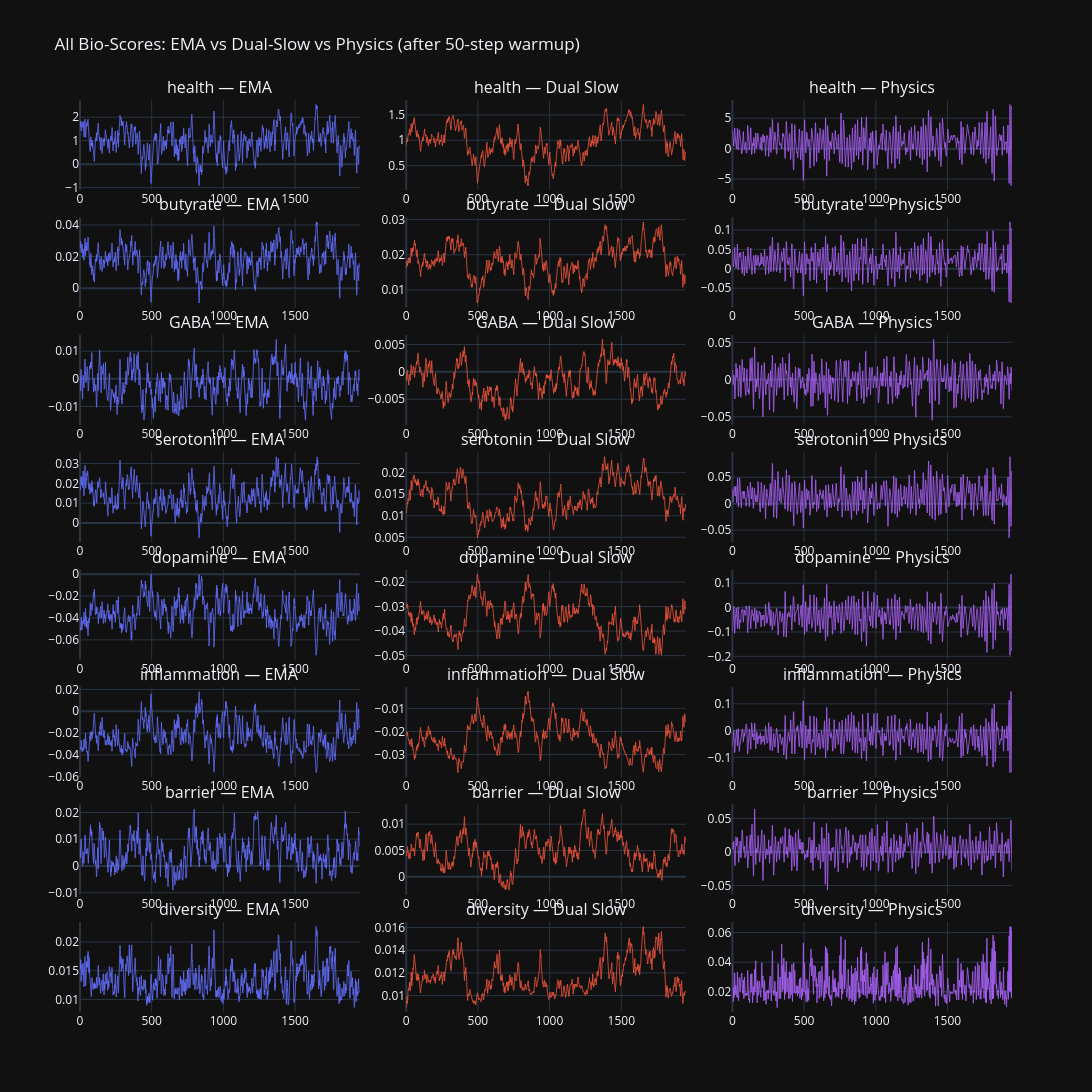

The cell this chart's notebook holds for it:
### Markdown cell above
---
## All Bio-Scores: Model Comparison

How much variation does each model produce across all 8 bio-score dimensions?

### Code cell
fig = make_subplots(rows=len(BIO_NAMES), cols=3,
    subplot_titles=[f'{name} — {model}' for name in BIO_NAMES for model in ['EMA', 'Dual Slow', 'Physics']],
    vertical_spacing=0.03, horizontal_spacing=0.05)

for i, name in enumerate(BIO_NAMES):
    row = i + 1
    warmup = 50
    fig.add_trace(go.Scatter(y=bio_ema[warmup:, i], mode='lines', line=dict(width=0.8, color='#636EFA'),
        showlegend=False), row=row, col=1)
    fig.add_trace(go.Scatter(y=bio_slow[warmup:, i], mode='lines', line=dict(width=0.8, color='#EF553B'),
        showlegend=False), row=row, col=2)
    fig.add_trace(go.Scatter(y=bio_phys[warmup:, i], mode='lines', line=dict(width=0.8, color='#AB63FA'),
        showlegend=False), row=row, col=3)

fig.update_layout(template=PLOTLY_DARK, height=200*len(BIO_NAMES), width=1200,
    title='All Bio-Scores: EMA vs Dual-Slow vs Physics (after 50-step warmup)')
fig.show()

### Figure 1 — Plotly figure (JSON) as saved in the notebook; plotly's stock layout.template omitted (floating-point values rounded to 4 significant figures; data arrays with more than 128 entries replaced by an {"elided": "..."} marker saying what was removed)
{"data": [{"line": {"color": "#636EFA", "width": 0.8}, "mode": "lines", "showlegend": false, "type": "scatter", "xaxis": "x", "y": {"elided": "1951 float values"}, "yaxis": "y"}, {"line": {"color": "#EF553B", "width": 0.8}, "mode": "lines", "showlegend": false, "type": "scatter", "xaxis": "x2", "y": {"elided": "1951 float values"}, "yaxis": "y2"}, {"line": {"color": "#AB63FA", "width": 0.8}, "mode": "lines", "showlegend": false, "type": "scatter", "xaxis": "x3", "y": {"elided": "1951 float values"}, "yaxis": "y3"}, {"line": {"color": "#636EFA", "width": 0.8}, "mode": "lines", "showlegend": false, "type": "scatter", "xaxis": "x4", "y": {"elided": "1951 float values"}, "yaxis": "y4"}, {"line": {"color": "#EF553B", "width": 0.8}, "mode": "lines", "showlegend": false, "type": "scatter", "xaxis": "x5", "y": {"elided": "1951 float values"}, "yaxis": "y5"}, {"line": {"color": "#AB63FA", "width": 0.8}, "mode": "lines", "showlegend": false, "type": "scatter", "xaxis": "x6", "y": {"elided": "1951 float values"}, "yaxis": "y6"}, {"line": {"color": "#636EFA", "width": 0.8}, "mode": "lines", "showlegend": false, "type": "scatter", "xaxis": "x7", "y": {"elided": "1951 float values"}, "yaxis": "y7"}, {"line": {"color": "#EF553B", "width": 0.8}, "mode": "lines", "showlegend": false, "type": "scatter", "xaxis": "x8", "y": {"elided": "1951 float values"}, "yaxis": "y8"}, {"line": {"color": "#AB63FA", "width": 0.8}, "mode": "lines", "showlegend": false, "type": "scatter", "xaxis": "x9", "y": {"elided": "1951 float values"}, "yaxis": "y9"}, {"line": {"color": "#636EFA", "width": 0.8}, "mode": "lines", "showlegend": false, "type": "scatter", "xaxis": "x10", "y": {"elided": "1951 float values"}, "yaxis": "y10"}, {"line": {"color": "#EF553B", "width": 0.8}, "mode": "lines", "showlegend": false, "type": "scatter", "xaxis": "x11", "y": {"elided": "1951 float values"}, "yaxis": "y11"}, {"line": {"color": "#AB63FA", "width": 0.8}, "mode": "lines", "showlegend": false, "type": "scatter", "xaxis": "x12", "y": {"elided": "1951 float values"}, "yaxis": "y12"}, {"line": {"color": "#636EFA", "width": 0.8}, "mode": "lines", "showlegend": false, "type": "scatter", "xaxis": "x13", "y": {"elided": "1951 float values"}, "yaxis": "y13"}, {"line": {"color": "#EF553B", "width": 0.8}, "mode": "lines", "showlegend": false, "type": "scatter", "xaxis": "x14", "y": {"elided": "1951 float values"}, "yaxis": "y14"}, {"line": {"color": "#AB63FA", "width": 0.8}, "mode": "lines", "showlegend": false, "type": "scatter", "xaxis": "x15", "y": {"elided": "1951 float values"}, "yaxis": "y15"}, {"line": {"color": "#636EFA", "width": 0.8}, "mode": "lines", "showlegend": false, "type": "scatter", "xaxis": "x16", "y": {"elided": "1951 float values"}, "yaxis": "y16"}, {"line": {"color": "#EF553B", "width": 0.8}, "mode": "lines", "showlegend": false, "type": "scatter", "xaxis": "x17", "y": {"elided": "1951 float values"}, "yaxis": "y17"}, {"line": {"color": "#AB63FA", "width": 0.8}, "mode": "lines", "showlegend": false, "type": "scatter", "xaxis": "x18", "y": {"elided": "1951 float values"}, "yaxis": "y18"}, {"line": {"color": "#636EFA", "width": 0.8}, "mode": "lines", "showlegend": false, "type": "scatter", "xaxis": "x19", "y": {"elided": "1951 float values"}, "yaxis": "y19"}, {"line": {"color": "#EF553B", "width": 0.8}, "mode": "lines", "showlegend": false, "type": "scatter", "xaxis": "x20", "y": {"elided": "1951 float values"}, "yaxis": "y20"}, {"line": {"color": "#AB63FA", "width": 0.8}, "mode": "lines", "showlegend": false, "type": "scatter", "xaxis": "x21", "y": {"elided": "1951 float values"}, "yaxis": "y21"}, {"line": {"color": "#636EFA", "width": 0.8}, "mode": "lines", "showlegend": false, "type": "scatter", "xaxis": "x22", "y": {"elided": "1951 float values"}, "yaxis": "y22"}, {"line": {"color": "#EF553B", "width": 0.8}, "mode": "lines", "showlegend": false, "type": "scatter", "xaxis": "x23", "y": {"elided": "1951 float values"}, "yaxis": "y23"}, {"line": {"color": "#AB63FA", "width": 0.8}, "mode": "lines", "showlegend": false, "type": "scatter", "xaxis": "x24", "y": {"elided": "1951 float values"}, "yaxis": "y24"}], "layout": {"annotations": [{"font": {"size": 16}, "showarrow": false, "text": "health — EMA", "x": 0.15, "xanchor": "center", "xref": "paper", "y": 1.0, "yanchor": "bottom", "yref": "paper"}, {"font": {"size": 16}, "showarrow": false, "text": "health — Dual Slow", "x": 0.5, "xanchor": "center", "xref": "paper", "y": 1.0, "yanchor": "bottom", "yref": "paper"}, {"font": {"size": 16}, "showarrow": false, "text": "health — Physics", "x": 0.85, "xanchor": "center", "xref": "paper", "y": 1.0, "yanchor": "bottom", "yref": "paper"}, {"font": {"size": 16}, "showarrow": false, "text": "butyrate — EMA", "x": 0.15, "xanchor": "center", "xref": "paper", "y": 0.8712, "yanchor": "bottom", "yref": "paper"}, {"font": {"size": 16}, "showarrow": false, "text": "butyrate — Dual Slow", "x": 0.5, "xanchor": "center", "xref": "paper", "y": 0.8712, "yanchor": "bottom", "yref": "paper"}, {"font": {"size": 16}, "showarrow": false, "text": "butyrate — Physics", "x": 0.85, "xanchor": "center", "xref": "paper", "y": 0.8712, "yanchor": "bottom", "yref": "paper"}, {"font": {"size": 16}, "showarrow": false, "text": "GABA — EMA", "x": 0.15, "xanchor": "center", "xref": "paper", "y": 0.7425, "yanchor": "bottom", "yref": "paper"}, {"font": {"size": 16}, "showarrow": false, "text": "GABA — Dual Slow", "x": 0.5, "xanchor": "center", "xref": "paper", "y": 0.7425, "yanchor": "bottom", "yref": "paper"}, {"font": {"size": 16}, "showarrow": false, "text": "GABA — Physics", "x": 0.85, "xanchor": "center", "xref": "paper", "y": 0.7425, "yanchor": "bottom", "yref": "paper"}, {"font": {"size": 16}, "showarrow": false, "text": "serotonin — EMA", "x": 0.15, "xanchor": "center", "xref": "paper", "y": 0.6138, "yanchor": "bottom", "yref": "paper"}, {"font": {"size": 16}, "showarrow": false, "text": "serotonin — Dual Slow", "x": 0.5, "xanchor": "center", "xref": "paper", "y": 0.6138, "yanchor": "bottom", "yref": "paper"}, {"font": {"size": 16}, "showarrow": false, "text": "serotonin — Physics", "x": 0.85, "xanchor": "center", "xref": "paper", "y": 0.6138, "yanchor": "bottom", "yref": "paper"}, {"font": {"size": 16}, "showarrow": false, "text": "dopamine — EMA", "x": 0.15, "xanchor": "center", "xref": "paper", "y": 0.485, "yanchor": "bottom", "yref": "paper"}, {"font": {"size": 16}, "showarrow": false, "text": "dopamine — Dual Slow", "x": 0.5, "xanchor": "center", "xref": "paper", "y": 0.485, "yanchor": "bottom", "yref": "paper"}, {"font": {"size": 16}, "showarrow": false, "text": "dopamine — Physics", "x": 0.85, "xanchor": "center", "xref": "paper", "y": 0.485, "yanchor": "bottom", "yref": "paper"}, {"font": {"size": 16}, "showarrow": false, "text": "inflammation — EMA", "x": 0.15, "xanchor": "center", "xref": "paper", "y": 0.3563, "yanchor": "bottom", "yref": "paper"}, {"font": {"size": 16}, "showarrow": false, "text": "inflammation — Dual Slow", "x": 0.5, "xanchor": "center", "xref": "paper", "y": 0.3563, "yanchor": "bottom", "yref": "paper"}, {"font": {"size": 16}, "showarrow": false, "text": "inflammation — Physics", "x": 0.85, "xanchor": "center", "xref": "paper", "y": 0.3563, "yanchor": "bottom", "yref": "paper"}, {"font": {"size": 16}, "showarrow": false, "text": "barrier — EMA", "x": 0.15, "xanchor": "center", "xref": "paper", "y": 0.2275, "yanchor": "bottom", "yref": "paper"}, {"font": {"size": 16}, "showarrow": false, "text": "barrier — Dual Slow", "x": 0.5, "xanchor": "center", "xref": "paper", "y": 0.2275, "yanchor": "bottom", "yref": "paper"}, {"font": {"size": 16}, "showarrow": false, "text": "barrier — Physics", "x": 0.85, "xanchor": "center", "xref": "paper", "y": 0.2275, "yanchor": "bottom", "yref": "paper"}, {"font": {"size": 16}, "showarrow": false, "text": "diversity — EMA", "x": 0.15, "xanchor": "center", "xref": "paper", "y": 0.09875, "yanchor": "bottom", "yref": "paper"}, {"font": {"size": 16}, "showarrow": false, "text": "diversity — Dual Slow", "x": 0.5, "xanchor": "center", "xref": "paper", "y": 0.09875, "yanchor": "bottom", "yref": "paper"}, {"font": {"size": 16}, "showarrow": false, "text": "diversity — Physics", "x": 0.85, "xanchor": "center", "xref": "paper", "y": 0.09875, "yanchor": "bottom", "yref": "paper"}], "height": 1600, "title": {"text": "All Bio-Scores: EMA vs Dual-Slow vs Physics (after 50-step warmup)"}, "width": 1200, "xaxis": {"anchor": "y", "domain": [0.0, 0.3]}, "xaxis10": {"anchor": "y10", "domain": [0.0, 0.3]}, "xaxis11": {"anchor": "y11", "domain": [0.35, 0.65]}, "xaxis12": {"anchor": "y12", "domain": [0.7, 1.0]}, "xaxis13": {"anchor": "y13", "domain": [0.0, 0.3]}, "xaxis14": {"anchor": "y14", "domain": [0.35, 0.65]}, "xaxis15": {"anchor": "y15", "domain": [0.7, 1.0]}, "xaxis16": {"anchor": "y16", "domain": [0.0, 0.3]}, "xaxis17": {"anchor": "y17", "domain": [0.35, 0.65]}, "xaxis18": {"anchor": "y18", "domain": [0.7, 1.0]}, "xaxis19": {"anchor": "y19", "domain": [0.0, 0.3]}, "xaxis2": {"anchor": "y2", "domain": [0.35, 0.65]}, "xaxis20": {"anchor": "y20", "domain": [0.35, 0.65]}, "xaxis21": {"anchor": "y21", "domain": [0.7, 1.0]}, "xaxis22": {"anchor": "y22", "domain": [0.0, 0.3]}, "xaxis23": {"anchor": "y23", "domain": [0.35, 0.65]}, "xaxis24": {"anchor": "y24", "domain": [0.7, 1.0]}, "xaxis3": {"anchor": "y3", "domain": [0.7, 1.0]}, "xaxis4": {"anchor": "y4", "domain": [0.0, 0.3]}, "xaxis5": {"anchor": "y5", "domain": [0.35, 0.65]}, "xaxis6": {"anchor": "y6", "domain": [0.7, 1.0]}, "xaxis7": {"anchor": "y7", "domain": [0.0, 0.3]}, "xaxis8": {"anchor": "y8", "domain": [0.35, 0.65]}, "xaxis9": {"anchor": "y9", "domain": [0.7, 1.0]}, "yaxis": {"anchor": "x", "domain": [0.9012, 1.0]}, "yaxis10": {"anchor": "x10", "domain": [0.515, 0.6138]}, "yaxis11": {"anchor": "x11", "domain": [0.515, 0.6138]}, "yaxis12": {"anchor": "x12", "domain": [0.515, 0.6138]}, "yaxis13": {"anchor": "x13", "domain": [0.3862, 0.485]}, "yaxis14": {"anchor": "x14", "domain": [0.3862, 0.485]}, "yaxis15": {"anchor": "x15", "domain": [0.3862, 0.485]}, "yaxis16": {"anchor": "x16", "domain": [0.2575, 0.3563]}, "yaxis17": {"anchor": "x17", "domain": [0.2575, 0.3563]}, "yaxis18": {"anchor": "x18", "domain": [0.2575, 0.3563]}, "yaxis19": {"anchor": "x19", "domain": [0.1288, 0.2275]}, "yaxis2": {"anchor": "x2", "domain": [0.9012, 1.0]}, "yaxis20": {"anchor": "x20", "domain": [0.1288, 0.2275]}, "yaxis21": {"anchor": "x21", "domain": [0.1288, 0.2275]}, "yaxis22": {"anchor": "x22", "domain": [0.0, 0.09875]}, "yaxis23": {"anchor": "x23", "domain": [0.0, 0.09875]}, "yaxis24": {"anchor": "x24", "domain": [0.0, 0.09875]}, "yaxis3": {"anchor": "x3", "domain": [0.9012, 1.0]}, "yaxis4": {"anchor": "x4", "domain": [0.7725, 0.8712]}, "yaxis5": {"anchor": "x5", "domain": [0.7725, 0.8712]}, "yaxis6": {"anchor": "x6", "domain": [0.7725, 0.8712]}, "yaxis7": {"anchor": "x7", "domain": [0.6438, 0.7425]}, "yaxis8": {"anchor": "x8", "domain": [0.6438, 0.7425]}, "yaxis9": {"anchor": "x9", "domain": [0.6438, 0.7425]}}}
